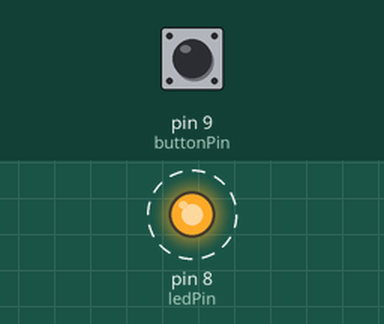
Recording of a sketch running on a simulated Arduino Uno, built with avr-gcc and run on an emulated ATmega328P. On the bench: output pins drawn as LEDs (lit = HIGH). Dashed ring = blinking. The test bench sets the inputs (shaded band); at power-on: pin 9 (buttonPin) HIGH.

Above: at 0.5 s.
Timing chart, 0 to 4.6 s (numbered marks = the images above):
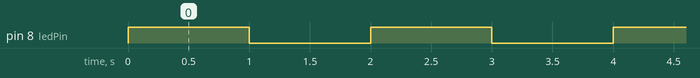

The sketch:

basicblink.ino
```cpp
const int ledPin = 8;     // Physical pin 14
const int buttonPin = 9;  // Physical pin 15

unsigned long lastChange = 0;
bool ledOn = false;
bool wasPressed = false;

void setup() {
  pinMode(ledPin, OUTPUT);
  pinMode(buttonPin, INPUT);
  digitalWrite(ledPin, LOW);
}

void loop() {
  bool pressed = (digitalRead(buttonPin) == HIGH);
  unsigned long now = millis();

  if (!pressed) {
    // Turn off immediately when released.
    ledOn = false;
    digitalWrite(ledPin, LOW);
  } else {
    if (!wasPressed) {
      // Start with the LED on when first pressed.
      ledOn = true;
      lastChange = now;
    } else if (now - lastChange >= 1000) {
      ledOn = !ledOn;
      lastChange = now;
    }

    digitalWrite(ledPin, ledOn ? HIGH : LOW);
  }

  wasPressed = pressed;
}
```

Measured:
- by itself, pin 8 (ledPin): alternates HIGH for 1.0 s and LOW for 1.0 s
